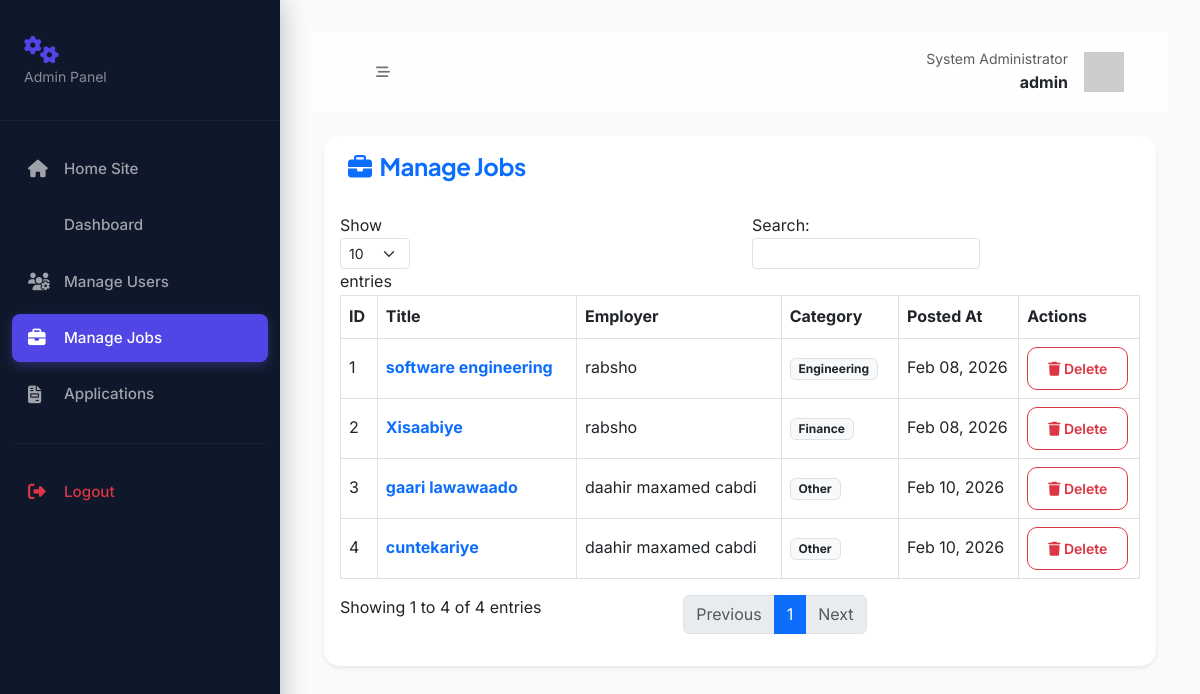
The page /admin/manage_jobs.php (signed in) on the database its author committed.
### tables this page shows
CREATE TABLE `jobs` (
  `job_id` int(11) NOT NULL,
  `employer_id` int(11) NOT NULL,
  `title` varchar(255) NOT NULL,
  `description` text NOT NULL,
  `category` varchar(100) NOT NULL,
  `salary_range` varchar(100) DEFAULT NULL,
  `location` varchar(255) DEFAULT NULL,
  `deadline` datetime NOT NULL,
  `created_at` timestamp NOT NULL DEFAULT current_timestamp()
);

CREATE TABLE `users` (
  `user_id` int(11) NOT NULL,
  `full_name` varchar(255) NOT NULL,
  `email` varchar(255) NOT NULL,
  `password_hash` varchar(255) NOT NULL,
  `role` enum('admin','employer','seeker') NOT NULL,
  `created_at` timestamp NOT NULL DEFAULT current_timestamp()
);

### admin/manage_jobs.php (the view, shortened to what this page needs)
<?php
require_once '../includes/db_connect.php';
require_once 'header.php';
$sql = "SELECT j.*, u.full_name as employer_name
        FROM jobs j
        JOIN users u ON j.employer_id = u.user_id
        ORDER BY j.created_at DESC";
$stmt = $conn->prepare($sql);
$stmt->execute();
$jobs = $stmt->fetchAll();
?>
<div class="container-fluid">
    <div class="card shadow-sm border-0">
        <div class="card-header bg-white py-3 border-0">
            <h4 class="mb-0 fw-bold text-primary"><i class="fas fa-briefcase me-2"></i>Manage Jobs</h4>
        </div>
        <div class="card-body">
            <div class="table-responsive">
                <table id="jobsTable" class="table table-hover table-bordered align-middle w-100">
                    <thead class="bg-light">
                        <tr>
                            <th>ID</th>
                            <th>Title</th>
                            <th>Employer</th>
                            <th>Category</th>
                            <th>Posted At</th>
                            <th>Actions</th>
                        </tr>
                    </thead>
                    <tbody>
                        <?php foreach ($jobs as $job): ?>
                            <tr>
                                <td><?php echo $job['job_id']; ?></td>
                                <td class="fw-bold text-primary"><?php echo htmlspecialchars($job['title']); ?></td>
                                <td><?php echo htmlspecialchars($job['employer_name']); ?></td>
                                <td><span class="badge bg-light text-dark border"><?php echo htmlspecialchars($job['category']); ?></span></td>
                                <td><?php echo date('M d, Y', strtotime($job['created_at'])); ?></td>
                                <td>
                                    <button type="button" class="btn btn-sm btn-outline-danger"
                                            data-bs-toggle="modal"
                                            data-bs-target="#deleteJobModal"
                                            data-jobid="<?php echo $job['job_id']; ?>">
                                        <i class="fas fa-trash"></i> Delete
                                    </button>
                                </td>
                            </tr>
                        <?php endforeach; ?>
                    </tbody>
                </table>
            </div>
        </div>
    </div>
</div>
<?php require_once 'footer.php'; ?>

### assets/css/style.css (style rules this page uses)
:root { --primary-color: #0F172A; --accent-color: #4F46E5; --accent-light: #EEF2FF; --text-main: #1E293B; --text-muted: #64748B; --bg-color: #FFFFFF; --bg-soft: #F8FAFC; --success-color: #059669; --border-color: #E2E8F0; --card-bg: #FFFFFF; --sidebar-width: 280px; --glass-bg: rgba(255, 255, 255, 0.7); --glass-border: rgba(255, 255, 255, 0.2); --shadow-sm: 0 1px 2px 0 rgb(0 0 0 / 0.05); --shadow-md: 0 4px 6px -1px rgb(0 0 0 / 0.1), 0 2px 4px -2px rgb(0 0 0 / 0.1); --shadow-lg: 0 10px 15px -3px rgb(0 0 0 / 0.1), 0 4px 6px -4px rgb(0 0 0 / 0.1); --mesh-gradient: radial-gradient(at 0% 0%, hsla(253, 16%, 7%, 1) 0, transparent 50%), radial-gradient(at 50% 0%, hsla(225, 39%, 30%, 1) 0, transparent 50%), radial-gradient(at 100% 0%, hsla(339, 49%, 30%, 1) 0, transparent 50%); }
body { background-color: var(--bg-color); font-family: 'Inter', system-ui, -apple-system, sans-serif; color: var(--text-main); line-height: 1.6; overflow-x: hidden; }
h1, h2, h3, h4, h5, h6 { font-family: 'Plus Jakarta Sans', sans-serif; font-weight: 700; color: var(--primary-color); letter-spacing: -0.02em; }
.btn { padding: 10px 20px; font-weight: 600; border-radius: 10px; transition: all 0.2s cubic-bezier(0.4, 0, 0.2, 1); }
.card { border: 1px solid #E2E8F0; border-radius: 16px; box-shadow: var(--shadow-sm); transition: transform 0.3s ease, box-shadow 0.3s ease; overflow: hidden; }
.card-header { background: #ffffff; border-bottom: 1px solid #F1F5F9; padding: 20px 24px; }

### rows shown on the page
jobs: job_id "4", title "cuntekariye", employer.full_name "daahir maxamed cabdi", category "Other", created_at "Feb 10, 2026"
jobs: job_id "3", title "gaari lawawaado", employer.full_name "daahir maxamed cabdi", category "Other", created_at "Feb 10, 2026"
jobs: job_id "2", title "Xisaabiye", employer.full_name "rabsho", category "Finance", created_at "Feb 08, 2026"
jobs: job_id "1", title "software engineering", employer.full_name "rabsho", category "Engineering", created_at "Feb 08, 2026"

### other values the page prints
$_SESSION['full_name'] "admin"
